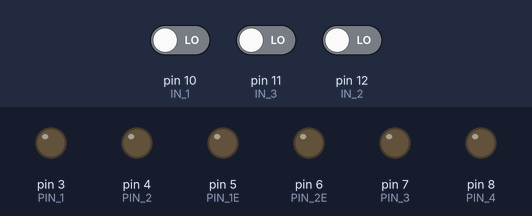
Recording of a sketch running on a simulated Arduino Uno, built with avr-gcc and run on an emulated ATmega328P. Parts: output pins drawn as LEDs (lit = HIGH). The test bench sets the inputs (shaded band); at power-on: pin 10 (IN_1) LOW, pin 12 (IN_2) LOW, pin 11 (IN_3) LOW.

Above: at 1.2 s.
1.3 s: pin 10 (IN_1) driven HIGH
At 1.8 s:
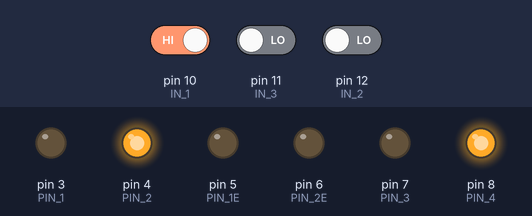
2.8 s: pin 12 (IN_2) driven HIGH
At 4.0 s:
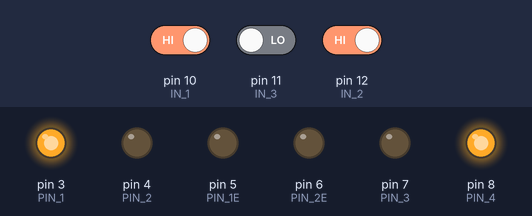
4.3 s: pin 10 (IN_1) driven LOW
At 5.3 s:
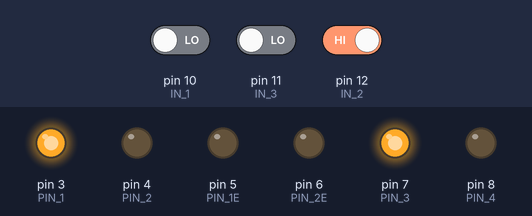
5.8 s: pin 11 (IN_3) driven HIGH and pin 12 (IN_2) driven LOW
At 6.4 s:
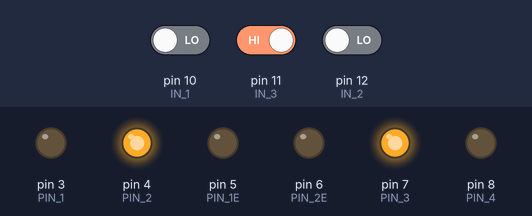
Timing chart, 0 to 8.3 s (numbered marks = the images above; inputs shaded):
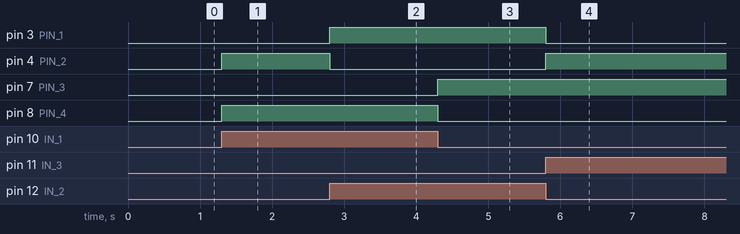

The sketch:

little_bot.ino
```cpp
#define PIN_1         3
#define PIN_2         4
#define PIN_1E        5

#define PIN_2E        6
#define PIN_3         7
#define PIN_4         8

#define IN_1          10
#define IN_2          12
#define IN_3          11

void setup() {
  // put your setup code here, to run once:
  pinMode(PIN_1, OUTPUT);
  pinMode(PIN_2, OUTPUT);
  pinMode(PIN_1E, OUTPUT);
  pinMode(PIN_2E, OUTPUT);
  pinMode(PIN_3, OUTPUT);
  pinMode(PIN_4, OUTPUT);

  pinMode(IN_1, INPUT);
  pinMode(IN_2, INPUT);
  pinMode(IN_3, INPUT);

  digitalWrite(PIN_1, LOW);
  digitalWrite(PIN_2, LOW);
  digitalWrite(PIN_1E, LOW);
  digitalWrite(PIN_2E, LOW);
  digitalWrite(PIN_3, LOW);
  digitalWrite(PIN_4, LOW);

  Serial.begin(9600);


}

void loop() {
  // put your main code here, to run repeatedly:
    int by = (digitalRead(IN_3) << 2) + (digitalRead(IN_2) << 1) + digitalRead(IN_1);
    switch (by) {
      case 1:
        digitalWrite(PIN_1, LOW);
        digitalWrite(PIN_2, HIGH);
        digitalWrite(PIN_3, LOW);
        digitalWrite(PIN_4, HIGH);
        break;
      case 2:
        digitalWrite(PIN_1, HIGH);
        digitalWrite(PIN_2, LOW);
        digitalWrite(PIN_3, HIGH);
        digitalWrite(PIN_4, LOW);
        break;
      case 3:
        digitalWrite(PIN_1, HIGH);
        digitalWrite(PIN_2, LOW);
        digitalWrite(PIN_3, LOW);
        digitalWrite(PIN_4, HIGH);
        break;
      case 4:
        digitalWrite(PIN_1, LOW);
        digitalWrite(PIN_2, HIGH);
        digitalWrite(PIN_3, HIGH);
        digitalWrite(PIN_4, LOW);
        break;
      case 5:
        digitalWrite(PIN_1, LOW);
        digitalWrite(PIN_2, LOW);
        digitalWrite(PIN_3, LOW);
        digitalWrite(PIN_4, LOW);
      /*default:
        digitalWrite(PIN_1, LOW);
        digitalWrite(PIN_2, LOW);
        digitalWrite(PIN_3, LOW);
        digitalWrite(PIN_4, LOW);
        break;
    }
    delay(100); */
    }
}
```

Measured:
- after the input at 1.3 s, pin 4 (PIN_2), pin 8 (PIN_4): LOW → HIGH at once
- after the input at 2.8 s, pin 3 (PIN_1): LOW → HIGH at once; pin 4 (PIN_2): HIGH → LOW at once
- after the input at 4.3 s, pin 7 (PIN_3): LOW → HIGH at once; pin 8 (PIN_4): HIGH → LOW at once
- after the input at 5.8 s, pin 3 (PIN_1): HIGH → LOW at once; pin 4 (PIN_2): LOW → HIGH at once
